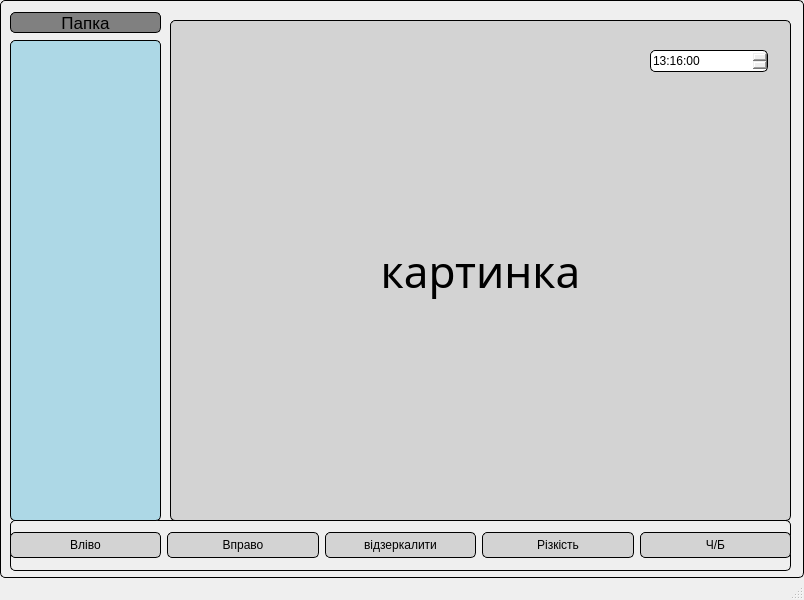
<?xml version="1.0" encoding="UTF-8"?>
<ui version="4.0">
 <class>MainWindow</class>
 <widget class="QMainWindow" name="MainWindow">
  <property name="geometry">
   <rect>
    <x>0</x>
    <y>0</y>
    <width>804</width>
    <height>600</height>
   </rect>
  </property>
  <property name="windowTitle">
   <string>MainWindow</string>
  </property>
  <widget class="QWidget" name="centralwidget">
   <property name="styleSheet">
    <string notr="true">border: 1px solid black;
border-radius:5px;</string>
   </property>
   <widget class="QLabel" name="image_lb">
    <property name="geometry">
     <rect>
      <x>170</x>
      <y>20</y>
      <width>621</width>
      <height>501</height>
     </rect>
    </property>
    <property name="font">
     <font>
      <family>Yu Gothic Light</family>
      <pointsize>33</pointsize>
     </font>
    </property>
    <property name="styleSheet">
     <string notr="true">background-color: lightgray;</string>
    </property>
    <property name="text">
     <string>картинка</string>
    </property>
    <property name="alignment">
     <set>Qt::AlignCenter</set>
    </property>
   </widget>
   <widget class="QWidget" name="horizontalLayoutWidget">
    <property name="geometry">
     <rect>
      <x>10</x>
      <y>520</y>
      <width>781</width>
      <height>51</height>
     </rect>
    </property>
    <layout class="QHBoxLayout" name="horizontalLayout">
     <item>
      <widget class="QPushButton" name="left_btn">
       <property name="styleSheet">
        <string notr="true">background-color: lightgray;
padding:5px</string>
       </property>
       <property name="text">
        <string>Вліво</string>
       </property>
      </widget>
     </item>
     <item>
      <widget class="QPushButton" name="right_btn">
       <property name="styleSheet">
        <string notr="true">background-color: lightgray;
padding:5px</string>
       </property>
       <property name="text">
        <string>Вправо</string>
       </property>
      </widget>
     </item>
     <item>
      <widget class="QPushButton" name="mirror_btn">
       <property name="styleSheet">
        <string notr="true">background-color: lightgray;
padding:5px</string>
       </property>
       <property name="text">
        <string>відзеркалити</string>
       </property>
      </widget>
     </item>
     <item>
      <widget class="QPushButton" name="sharp_btn">
       <property name="styleSheet">
        <string notr="true">background-color: lightgray;
padding:5px</string>
       </property>
       <property name="text">
        <string>Різкість</string>
       </property>
      </widget>
     </item>
     <item>
      <widget class="QPushButton" name="bw_btn">
       <property name="styleSheet">
        <string notr="true">background-color: lightgray;
padding:5px</string>
       </property>
       <property name="text">
        <string>Ч/Б</string>
       </property>
      </widget>
     </item>
    </layout>
   </widget>
   <widget class="QListWidget" name="files_list">
    <property name="geometry">
     <rect>
      <x>10</x>
      <y>40</y>
      <width>151</width>
      <height>481</height>
     </rect>
    </property>
    <property name="styleSheet">
     <string notr="true">background-color:lightblue;</string>
    </property>
   </widget>
   <widget class="QPushButton" name="choose_dir_btn">
    <property name="geometry">
     <rect>
      <x>10</x>
      <y>12</y>
      <width>151</width>
      <height>21</height>
     </rect>
    </property>
    <property name="font">
     <font>
      <pointsize>13</pointsize>
     </font>
    </property>
    <property name="styleSheet">
     <string notr="true">background: gray</string>
    </property>
    <property name="text">
     <string>Папка</string>
    </property>
   </widget>
   <widget class="QTimeEdit" name="timeEdit">
    <property name="geometry">
     <rect>
      <x>650</x>
      <y>50</y>
      <width>118</width>
      <height>22</height>
     </rect>
    </property>
    <property name="dateTime">
     <datetime>
      <hour>13</hour>
      <minute>16</minute>
      <second>0</second>
      <year>2025</year>
      <month>1</month>
      <day>13</day>
     </datetime>
    </property>
   </widget>
  </widget>
  <widget class="QMenuBar" name="menubar">
   <property name="geometry">
    <rect>
     <x>0</x>
     <y>0</y>
     <width>804</width>
     <height>21</height>
    </rect>
   </property>
  </widget>
  <widget class="QStatusBar" name="statusbar"/>
 </widget>
 <resources/>
 <connections/>
</ui>
